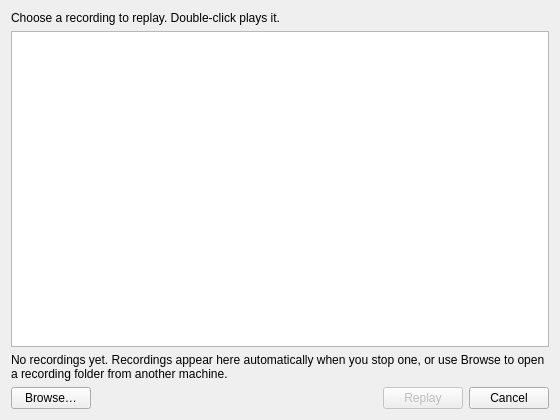
<?xml version="1.0" encoding="UTF-8"?>
<ui version="4.0">
 <class>RecordingsDialog</class>
 <widget class="QDialog" name="RecordingsDialog">
  <property name="geometry">
   <rect>
    <x>0</x>
    <y>0</y>
    <width>560</width>
    <height>420</height>
   </rect>
  </property>
  <property name="windowTitle">
   <string>Recordings</string>
  </property>
  <layout class="QVBoxLayout" name="mainLayout">
   <item>
    <widget class="QLabel" name="headerLabel">
     <property name="text">
      <string>Choose a recording to replay. Double-click plays it.</string>
     </property>
    </widget>
   </item>
   <item>
    <widget class="QListWidget" name="recordingList">
     <property name="alternatingRowColors">
      <bool>true</bool>
     </property>
    </widget>
   </item>
   <item>
    <widget class="QLabel" name="emptyLabel">
     <property name="text">
      <string>No recordings yet. Recordings appear here automatically when you stop one, or use Browse to open a recording folder from another machine.</string>
     </property>
     <property name="wordWrap">
      <bool>true</bool>
     </property>
    </widget>
   </item>
   <item>
    <layout class="QHBoxLayout" name="buttonLayout">
     <item>
      <widget class="QPushButton" name="browseButton">
       <property name="text">
        <string>Browse…</string>
       </property>
       <property name="toolTip">
        <string>Open a recording video that is not in this list.</string>
       </property>
      </widget>
     </item>
     <item>
      <spacer name="buttonSpacer">
       <property name="orientation">
        <enum>Qt::Horizontal</enum>
       </property>
       <property name="sizeHint" stdset="0">
        <size>
         <width>40</width>
         <height>20</height>
        </size>
       </property>
      </spacer>
     </item>
     <item>
      <widget class="QPushButton" name="openButton">
       <property name="text">
        <string>Replay</string>
       </property>
       <property name="default">
        <bool>true</bool>
       </property>
       <property name="enabled">
        <bool>false</bool>
       </property>
      </widget>
     </item>
     <item>
      <widget class="QPushButton" name="cancelButton">
       <property name="text">
        <string>Cancel</string>
       </property>
      </widget>
     </item>
    </layout>
   </item>
  </layout>
 </widget>
 <resources/>
 <connections/>
</ui>
